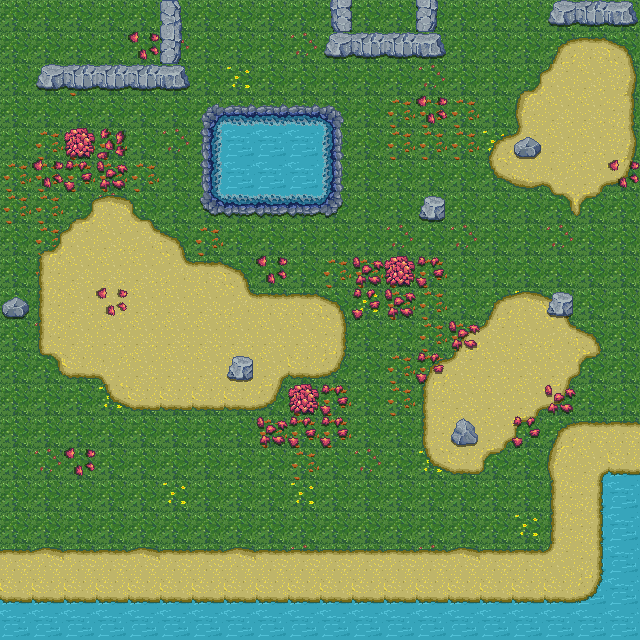

The image is a tile-based game level rendered from a .tmx file. Its description and complete source (layers, tilesets, objects, tile grids) follow:
An orthogonal 20x20 tile map with 32x32 px tiles, 3 tile layers (Ground Base, Detail, Small Detail) and 2 objects (goblin(kurkku), giblin(kurkku)).

<map version="1.10" tiledversion="1.10.2" orientation="orthogonal" renderorder="right-down" width="20" height="20" tilewidth="32" tileheight="32" infinite="0" nextlayerid="6" nextobjectid="5">
 <editorsettings>
  <export target="Syysjam23Map.json" format="json" />
 </editorsettings>
 <tileset firstgid="1" name="Ground" tilewidth="32" tileheight="32" tilecount="256" columns="16">
  <image source="Ground.png" width="512" height="512" />
 </tileset>
 <layer id="1" name="Ground Base" width="20" height="20">
  <data encoding="csv">
1,1,1,1,1,1,1,1,1,1,1,1,1,1,1,1,1,1,1,1,
1,1,1,1,1,17,1,1,1,17,1,1,1,1,1,1,1,1,1,1,
1,1,33,1,1,1,1,49,1,1,1,1,1,17,1,1,1,1,1,1,
1,1,1,1,1,1,1,1,1,1,1,1,33,33,33,1,1,1,1,1,
1,33,33,33,1,17,1,150,150,150,1,1,33,33,33,49,1,1,1,1,
33,33,33,33,33,1,1,150,150,150,1,1,1,1,1,1,1,17,1,1,
33,33,1,17,1,1,1,1,1,1,1,1,1,1,1,1,1,1,1,1,
1,33,1,1,1,1,33,1,1,1,1,1,17,1,17,1,1,17,1,1,
1,33,33,1,1,1,1,1,1,1,33,33,33,33,1,1,1,1,1,1,
1,1,1,1,1,1,1,1,1,1,1,49,33,33,1,1,49,1,1,1,
1,17,1,1,1,1,33,1,1,1,1,1,1,33,33,1,1,1,1,1,
1,1,1,1,1,1,33,1,1,1,1,1,33,33,1,1,17,1,1,1,
1,1,1,49,1,1,1,1,1,33,33,1,33,1,1,1,1,1,1,1,
1,1,1,1,1,1,1,1,33,33,33,1,1,1,1,1,1,1,1,1,
1,17,1,1,1,1,1,1,1,33,1,17,1,49,1,1,1,33,150,150,
1,1,1,1,1,49,1,1,1,49,1,1,1,1,1,1,1,1,150,150,
1,1,1,1,1,1,1,1,1,1,1,1,1,1,1,1,49,1,150,150,
1,1,1,1,1,1,1,1,1,17,1,1,1,17,1,1,1,1,150,150,
150,150,150,150,150,150,150,150,150,150,150,150,150,150,150,150,150,150,150,150,
150,150,150,150,150,150,150,150,150,150,150,150,150,150,150,150,150,150,150,150
</data>
 </layer>
 <layer id="2" name="Detail" width="20" height="20">
  <data encoding="csv">
0,0,0,0,0,25,0,0,0,0,39,0,0,41,0,0,0,71,72,73,
0,0,0,0,0,41,0,0,0,0,71,72,72,73,0,0,0,50,51,52,
0,71,72,72,72,73,0,0,0,0,0,0,0,0,0,0,2,98,67,20,
0,0,0,0,0,0,133,134,134,134,135,0,0,0,0,0,18,67,67,68,
0,0,0,0,0,0,149,0,0,0,151,0,0,0,0,50,98,67,67,20,
0,0,0,0,0,0,149,0,0,0,151,0,0,0,0,82,35,114,115,84,
0,0,2,3,4,0,165,166,166,166,167,0,0,0,0,0,0,34,36,0,
0,2,98,67,99,52,0,0,0,0,0,0,0,0,0,0,0,0,0,0,
0,66,67,67,67,99,51,52,0,0,0,0,0,0,0,0,0,0,0,0,
0,66,67,67,67,67,67,99,51,51,52,0,0,0,0,50,3,52,0,0,
0,66,67,67,67,67,67,67,67,67,68,0,0,0,50,98,67,99,52,0,
0,34,83,114,67,67,67,67,115,83,84,0,0,50,98,67,67,115,36,0,
0,0,0,82,83,83,83,83,84,86,0,0,0,66,67,67,115,84,0,0,
0,0,0,0,0,0,0,0,0,0,0,0,0,66,67,115,36,50,51,51,
0,0,0,0,0,0,0,0,0,0,0,0,0,82,83,36,0,18,115,83,
0,0,0,0,0,0,0,0,0,0,0,0,0,0,0,0,0,66,68,0,
1,1,0,0,0,0,0,0,0,0,0,0,0,0,0,0,0,66,68,0,
51,3,51,51,3,51,51,3,51,51,51,51,51,51,3,51,51,98,68,0,
83,83,83,83,83,83,83,83,83,83,83,83,83,83,83,83,83,83,84,0,
0,0,0,0,0,0,0,0,0,0,0,0,0,0,0,0,0,0,0,0
</data>
 </layer>
 <layer id="4" name="Small Detail" width="20" height="20">
  <data encoding="csv">
0,0,0,0,0,0,0,0,0,0,0,0,0,0,0,0,0,0,0,0,
0,0,0,0,2684354661,0,0,0,0,0,0,0,0,0,0,0,0,0,0,0,
0,0,0,0,0,0,0,0,0,0,0,0,0,0,0,0,0,0,0,0,
0,0,0,0,0,0,0,0,0,0,0,0,0,2684354661,0,0,0,0,0,0,
0,0,86,1610612838,0,0,0,0,0,0,0,0,0,0,0,0,54,0,0,0,
0,2684354661,101,102,0,0,0,0,0,0,0,0,0,0,0,0,0,0,0,2684354661,
0,0,0,0,0,0,0,0,0,0,0,0,0,22,0,0,0,0,0,0,
0,0,0,0,0,0,0,0,0,0,0,0,0,0,0,0,0,0,0,0,
0,0,0,0,0,0,0,0,2684354661,0,0,102,86,101,0,0,0,0,0,0,
54,0,0,2684354661,0,0,0,0,0,0,0,101,102,0,0,0,0,22,0,0,
0,0,0,0,0,0,0,0,0,0,0,0,0,0,102,0,0,0,0,0,
0,0,0,0,0,0,0,22,0,0,0,0,0,101,0,0,0,0,0,0,
0,0,0,0,0,0,0,0,0,0,101,0,0,0,0,0,0,102,0,0,
0,0,0,0,0,0,0,0,102,101,101,0,0,0,38,0,101,0,0,0,
0,0,2684354661,0,0,0,0,0,0,0,0,0,0,0,0,0,0,0,0,0,
0,0,0,0,0,0,0,0,0,0,0,0,0,0,0,0,0,0,0,0,
0,0,0,0,0,0,0,0,0,0,0,0,0,0,0,0,0,0,0,0,
0,0,0,0,0,0,0,0,0,0,0,0,0,0,0,0,0,0,0,0,
0,0,0,0,0,0,0,0,0,0,0,0,0,0,0,0,0,0,0,0,
0,0,0,0,0,0,0,0,0,0,0,0,0,0,0,0,0,0,0,0
</data>
 </layer>
 <objectgroup id="3" name="goblin kurkut">
  <object id="1" name="goblin(kurkku)" x="463" y="60" width="33" height="26" />
  <object id="2" name="giblin(kurkku)" x="544" y="230" width="29" height="28" />
 </objectgroup>
</map>